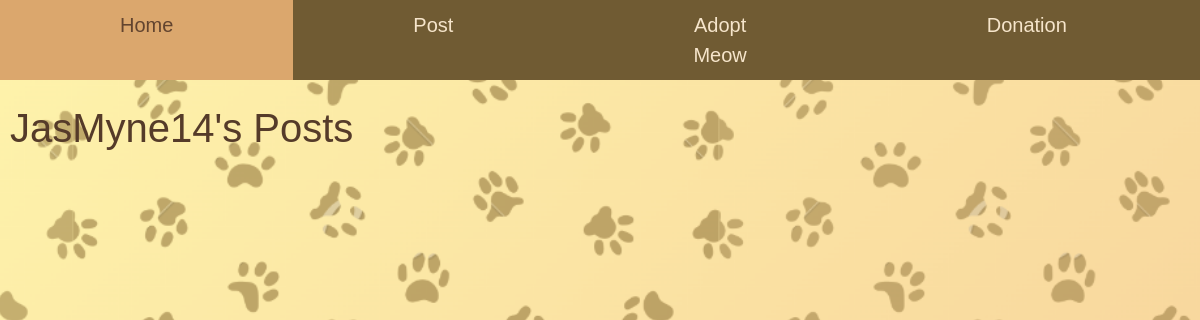
Page /otheruser_post/JasMyne14 on the earlier database version.
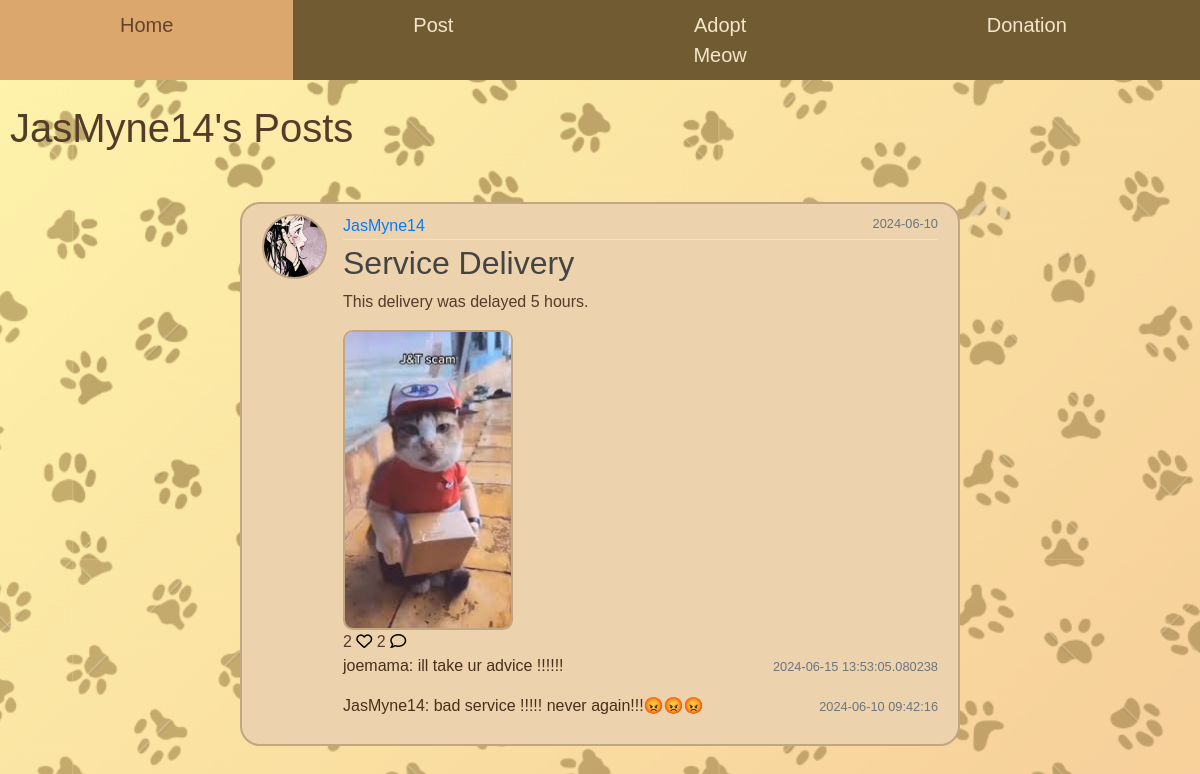
Same page on the later database version.
### home/models.py (models this page shows, shortened)
class Post(db.Model):
    id = db.Column(db.Integer, primary_key = True)
    title = db.Column(db.String(255), nullable =False)
    content = db.Column(db.Text, nullable=False)
    date = db.Column(db.DateTime(timezone=True), nullable=False, default=datetime.utcnow)
    user_id = db.Column(db.Integer, db.ForeignKey('user.id'), nullable=False)
    file = db.Column(db.String(255), nullable=True)
    comments = db.relationship('Comment', backref='post', lazy=True)
    likes = db.relationship('Like', backref='post', lazy=True)

class User(db.Model, UserMixin):
    id = db.Column(db.Integer, primary_key=True)
    fullname = db.Column(db.String(120), unique=True, nullable=False)
    email = db.Column(db.String(20), unique=True, nullable=False)
    username = db.Column(db.String(120), unique=True, nullable=False)
    password1 = db.Column(db.String(255), nullable=False)
    password2 = db.Column(db.String(255), nullable=False)
    state = db.Column(db.String(120), nullable=False)
    phonenumber = db.Column(db.String(20), unique=True, nullable=False)
    profile_pic = db.Column(db.String(255), nullable=True)
    unread_notification_count = db.Column(db.Integer, default=0)
    posts = db.relationship('Post', backref='author', lazy=True)
    comments = db.relationship('Comment', backref='author', lazy=True)
    likes = db.relationship('Like', backref='author', lazy=True)
    cats = db.relationship('Cat', backref='owner', lazy=True)
    adoption_notification = db.relationship('AdoptionNotification', backref='cat', lazy=True)

class Comment(db.Model):
    id = db.Column(db.Integer, primary_key = True)
    text = db.Column(db.String(200), nullable=False)
    date = db.Column(db.DateTime(timezone=True), nullable=False, default=datetime.utcnow)
    user_id = db.Column(db.Integer, db.ForeignKey('user.id', ondelete='CASCADE'), nullable=False)
    post_id = db.Column(db.Integer, db.ForeignKey('post.id'), nullable=False)

### home/views.py (the view)
@views.route('/otheruser_post/<username>')
def otheruser_post(username):
    profile_pic= url_for('static', filename='default.jpg')
    if current_user.is_authenticated and current_user.profile_pic is not None:
        profile_pic = url_for('static', filename='profile_pics/' + current_user.profile_pic)
    user = User.query.filter_by(username=username).first_or_404()
    form = CommentForm()
    posts = Post.query.filter_by(author=user).order_by(desc(Post.date)).all()
    comments = Comment.query.all()
    return render_template('otheruser_post.html', posts=posts, form=form, comments=comments, profile_pic=profile_pic, user=user)

### home/templates/otheruser_post.html (shortened to what this page needs)
<!DOCTYPE html>
<html>
<head>
    <link rel="stylesheet" href="https://maxcdn.bootstrapcdn.com/bootstrap/4.0.0/css/bootstrap.min.css">
    <link rel='stylesheet' type='text/css' media='screen' href="{{ url_for('static', filename='main.css') }}">
</head>
<body class="post-page">
    <div class="navigation">
        <div class="topnav">
            <a href="/mainpage">Home</a>
            <a href="/createpost">Post</a>
            <a href="/adoptmeow">Adopt Meow</a>
            <a href="/donation">Donation</a>
        </div>
        <div class="dropdown">
            <button class="dropbtn">
            </button>
        </div>
    </div>
    <br />
    <div class="mypost-content">
        <h1>{{ user.username }}'s Posts</h1>
    </div>
    <div class="post-content">
        {% for post in posts %}
        <article class="media content-section">
            {% if post.author.profile_pic %}
            <img class="rounded-circle article-img" src="{{ url_for('static', filename='profile_pics/' + post.author.profile_pic) }}">
            {% else %}
            <img class="rounded-circle article-img" src="{{ url_for('static', filename='default.jpg') }}">
            {% endif %}
            <div class="media-body">
                <div class="article-metadata">
                    <a class="mr-2" href="#">{{ post.author.username }}</a>
                    <small class="text-muted">{{ post.date.strftime('%Y-%m-%d') }}</small>
                </div>
                <h2><a class="article-title" href="{{ url_for('views.post', post_id=post.id) }}">{{ post.title }}</a></h2>
                <p class="article-content">{{ post.content }}</p>
                <div class="post-image">
                    {% if post.file %}
                    <img src="{{ post.file }}" alt="uploaded image">
                    {% endif %}
                </div>
                <div class="icons-btn">
                    {{ post.likes|length }}
                    {% if current_user in post.likes|map(attribute="author")|list %}
                    <a href="/like-post/{{ post.id }}"><i class="fas fa-heart" style="color: #ff330f;"></i></a>
                    {% else %}
                    <a href="/like-post/{{ post.id }}"><i class="far fa-heart" style="color: #000000;"></i></a>
                    {% endif %}
                    <span />
                    {{ post.comments|length }}
                    <a href="/{{ post.id }}"><i class="far fa-comment" style="color: #000000;"></i></a>
                </div>
                <div class="text-body">
                    <div id="comments-{{ post.id }}">
                        <div id="comments-expanded-{{ post.id }}">
                            {% for comment in post.comments[-5:]|reverse %}
                            <div class="d-flex justify-content-between align-item-center">
                                <div>
                                    <p>{{ comment.author.username }}: {{ comment.text }}</p>
                                </div>
                                <div>
                                    <small class="text-muted">{{ comment.date }}</small>
                                </div>
                            </div>
                            {% endfor %}
                        </div>
                    </div>
                </div>
            </div>
        </article>
        {% endfor %}
    </div>
</body>
</html>

Differences in the rows shown:
now on this page (row edited): Post: profile_pic (picture), author.username "JasMyne14", date "2024-06-10", title "Service Delivery", content "This delivery was delayed 5 hours.", file (picture), likes|length "2", comments|length "2"
added Comment: author.username "joemama", text "ill take ur advice !!!!!!", date "2024-06-15 13:53:05.080238"
now on this page (row edited): Comment: author.username "JasMyne14", text "bad service !!!!! never again!!!😡😡😡", date "2024-06-10 09:42:16"
